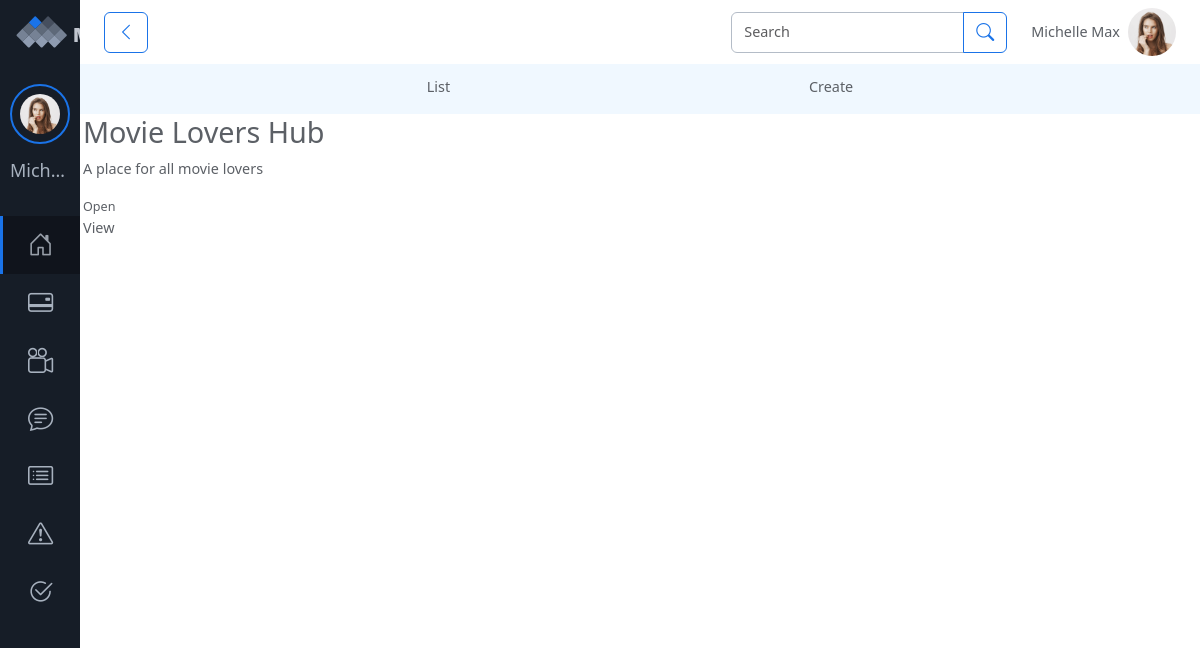
Page /User/Chatromms/ (signed in) on the earlier database version.
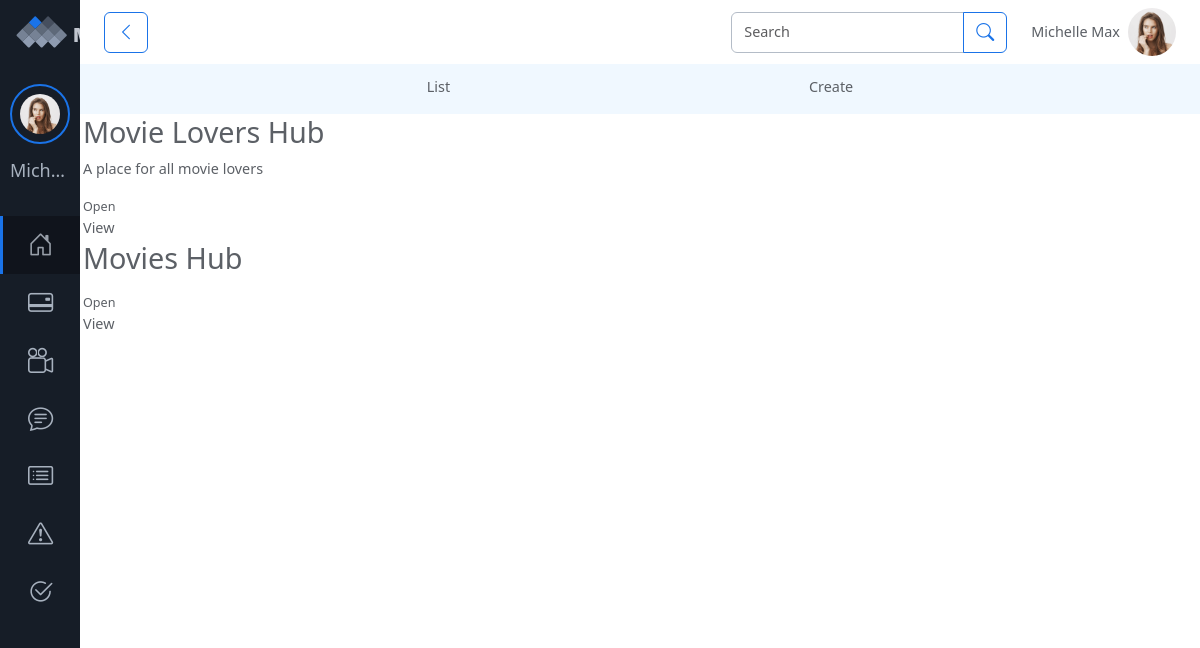
Same page on the later database version.
### User/models.py (models this page shows)
class tbl_chatroom(models.Model):
    user_id = models.ForeignKey(tbl_user, on_delete=models.CASCADE, null=True)
    community_name = models.CharField(max_length=200)
    community_date = models.DateField()
    community_photo = models.FileField(upload_to='Files/Community/Profile/')
    community_description = models.TextField()
    community_status = models.IntegerField(default=0)

### User/views.py (the view)
# urls.py: path('Chatromms/',views.chatroom_list, name='chatrooms'),
def chatroom_list(request):
    user = request.session['uid']
    list = tbl_chatroom.objects.all()
    return render(request,'User/ChatroomList.html',{
        'List':list,
        'User':user,
    })

### User/Templates/User/ChatroomList.html (shortened to what this page needs)
{% extends "User/Header.html" %}
{% load static %}
    {% block content %}
</head>
<body>
    <div class="nav-links">
        <a href="{% url 'webuser:chatrooms' %}">
            <div class="nav-links-child">List</div>
        </a>
        <a href="{% url 'webuser:create_chatroom' %}">
            <div class="nav-links-child">Create</div>
        </a>
    </div>
    <table>
        {% for i in List %}
            <tr>
                <td><img src="{{ i.community_photo.url }}" alt=""></td>
                <td>
                    <a href="{% url 'webuser:chatpage' i.id %}">
                    <h2>{{ i.community_name }}</h2>
                    <p>{{ i.community_description }}</p>
                    {% if i.community_status == 0 %}
                        <small>Open</small>
                        {% else %}
                        <small>Closed</small>
                    {% endif %} <br>
                    {% if i.user_id.id == User %}
                      View
                    {% else %}
                      Join
                    {% endif %}
                </a>
                </td>
            </tr>
        {% endfor %}
    </table>
    {% endblock content %}

Differences in the rows shown:
added tbl_chatroom: community_name "Movies Hub", community_status "Open", shows "View"
